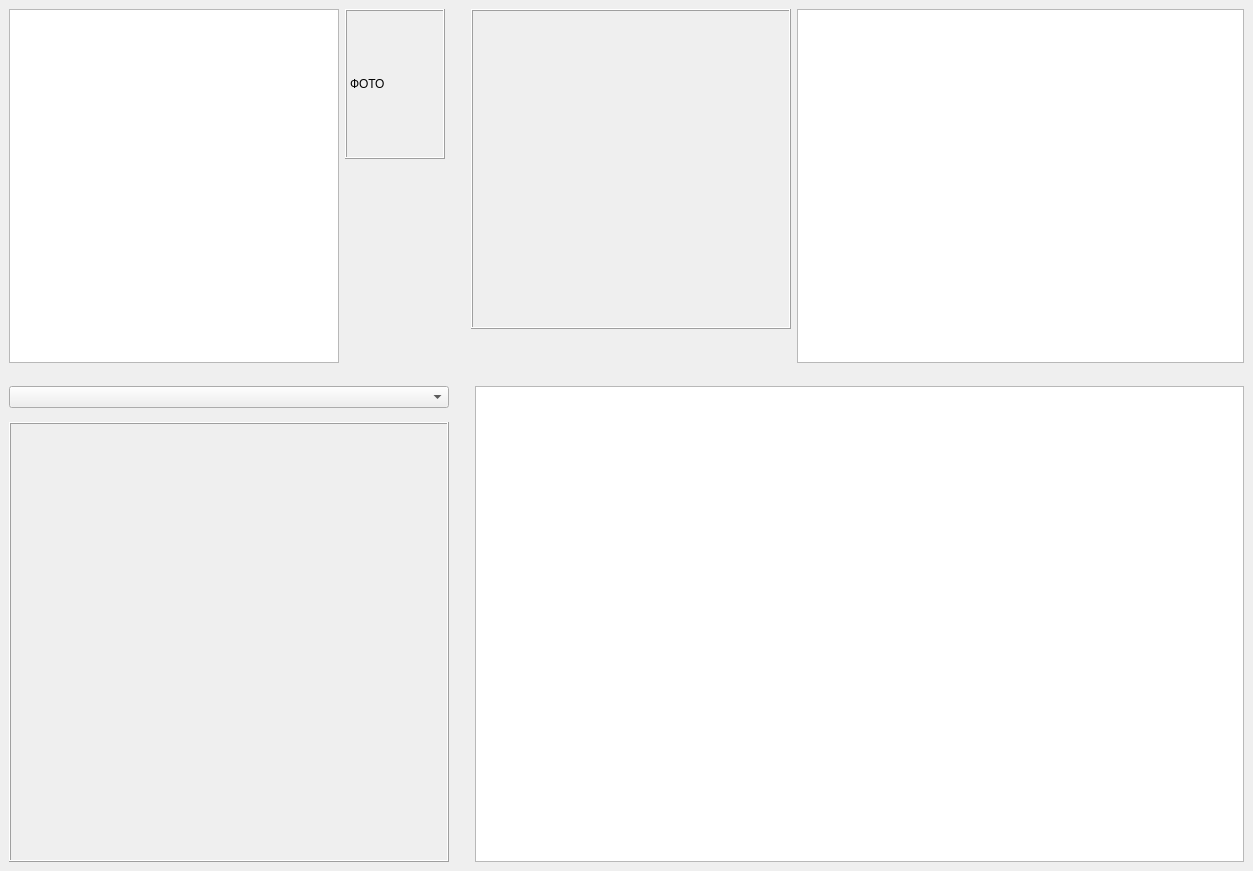
<?xml version="1.0" encoding="UTF-8"?>
<ui version="4.0">
 <class>PersonalCardWidget</class>
 <widget class="QMainWindow" name="PersonalCardWidget">
  <property name="windowModality">
   <enum>Qt::ApplicationModal</enum>
  </property>
  <property name="geometry">
   <rect>
    <x>0</x>
    <y>0</y>
    <width>1253</width>
    <height>871</height>
   </rect>
  </property>
  <property name="windowTitle">
   <string>MainWindow</string>
  </property>
  <widget class="QWidget" name="centralwidget">
   <layout class="QVBoxLayout" name="verticalLayout_4">
    <item>
     <layout class="QHBoxLayout" name="horizontalLayout_2">
      <item>
       <widget class="QTableView" name="infoTable">
        <property name="minimumSize">
         <size>
          <width>330</width>
          <height>320</height>
         </size>
        </property>
        <property name="maximumSize">
         <size>
          <width>330</width>
          <height>1000</height>
         </size>
        </property>
       </widget>
      </item>
      <item>
       <layout class="QVBoxLayout" name="verticalLayout_2">
        <item>
         <widget class="QLabel" name="label_2">
          <property name="minimumSize">
           <size>
            <width>100</width>
            <height>150</height>
           </size>
          </property>
          <property name="maximumSize">
           <size>
            <width>100</width>
            <height>150</height>
           </size>
          </property>
          <property name="frameShape">
           <enum>QFrame::Box</enum>
          </property>
          <property name="frameShadow">
           <enum>QFrame::Raised</enum>
          </property>
          <property name="text">
           <string>ФОТО</string>
          </property>
          <property name="textFormat">
           <enum>Qt::PlainText</enum>
          </property>
          <property name="scaledContents">
           <bool>true</bool>
          </property>
         </widget>
        </item>
        <item>
         <spacer name="verticalSpacer">
          <property name="orientation">
           <enum>Qt::Vertical</enum>
          </property>
          <property name="sizeHint" stdset="0">
           <size>
            <width>20</width>
            <height>40</height>
           </size>
          </property>
         </spacer>
        </item>
       </layout>
      </item>
      <item>
       <spacer name="horizontalSpacer_2">
        <property name="orientation">
         <enum>Qt::Horizontal</enum>
        </property>
        <property name="sizeType">
         <enum>QSizePolicy::Fixed</enum>
        </property>
        <property name="sizeHint" stdset="0">
         <size>
          <width>20</width>
          <height>20</height>
         </size>
        </property>
       </spacer>
      </item>
      <item>
       <layout class="QVBoxLayout" name="verticalLayout_3">
        <item>
         <widget class="QLabel" name="statsRadar_label">
          <property name="minimumSize">
           <size>
            <width>320</width>
            <height>320</height>
           </size>
          </property>
          <property name="maximumSize">
           <size>
            <width>320</width>
            <height>320</height>
           </size>
          </property>
          <property name="frameShape">
           <enum>QFrame::Box</enum>
          </property>
          <property name="frameShadow">
           <enum>QFrame::Raised</enum>
          </property>
          <property name="text">
           <string/>
          </property>
         </widget>
        </item>
        <item>
         <spacer name="verticalSpacer_3">
          <property name="orientation">
           <enum>Qt::Vertical</enum>
          </property>
          <property name="sizeHint" stdset="0">
           <size>
            <width>20</width>
            <height>40</height>
           </size>
          </property>
         </spacer>
        </item>
       </layout>
      </item>
      <item>
       <widget class="QTableView" name="tableView_2"/>
      </item>
     </layout>
    </item>
    <item>
     <spacer name="verticalSpacer_4">
      <property name="orientation">
       <enum>Qt::Vertical</enum>
      </property>
      <property name="sizeType">
       <enum>QSizePolicy::Fixed</enum>
      </property>
      <property name="sizeHint" stdset="0">
       <size>
        <width>20</width>
        <height>17</height>
       </size>
      </property>
     </spacer>
    </item>
    <item>
     <layout class="QHBoxLayout" name="horizontalLayout">
      <item>
       <layout class="QVBoxLayout" name="verticalLayout">
        <property name="sizeConstraint">
         <enum>QLayout::SetFixedSize</enum>
        </property>
        <item>
         <widget class="QComboBox" name="changePillarComboBox">
          <property name="minimumSize">
           <size>
            <width>440</width>
            <height>22</height>
           </size>
          </property>
          <property name="maximumSize">
           <size>
            <width>440</width>
            <height>22</height>
           </size>
          </property>
         </widget>
        </item>
        <item>
         <spacer name="verticalSpacer_2">
          <property name="minimumSize">
           <size>
            <width>23</width>
            <height>13</height>
           </size>
          </property>
          <property name="orientation">
           <enum>Qt::Vertical</enum>
          </property>
          <property name="sizeHint" stdset="0">
           <size>
            <width>20</width>
            <height>10</height>
           </size>
          </property>
         </spacer>
        </item>
        <item>
         <widget class="QLabel" name="stackRadar_label">
          <property name="minimumSize">
           <size>
            <width>440</width>
            <height>440</height>
           </size>
          </property>
          <property name="maximumSize">
           <size>
            <width>440</width>
            <height>440</height>
           </size>
          </property>
          <property name="frameShape">
           <enum>QFrame::Box</enum>
          </property>
          <property name="frameShadow">
           <enum>QFrame::Raised</enum>
          </property>
          <property name="lineWidth">
           <number>1</number>
          </property>
          <property name="text">
           <string/>
          </property>
         </widget>
        </item>
       </layout>
      </item>
      <item>
       <spacer name="horizontalSpacer">
        <property name="orientation">
         <enum>Qt::Horizontal</enum>
        </property>
        <property name="sizeType">
         <enum>QSizePolicy::Fixed</enum>
        </property>
        <property name="sizeHint" stdset="0">
         <size>
          <width>20</width>
          <height>20</height>
         </size>
        </property>
       </spacer>
      </item>
      <item>
       <widget class="QTableView" name="personalSkillsTableView"/>
      </item>
     </layout>
    </item>
   </layout>
   <zorder>verticalSpacer_4</zorder>
  </widget>
 </widget>
 <resources/>
 <connections/>
</ui>
